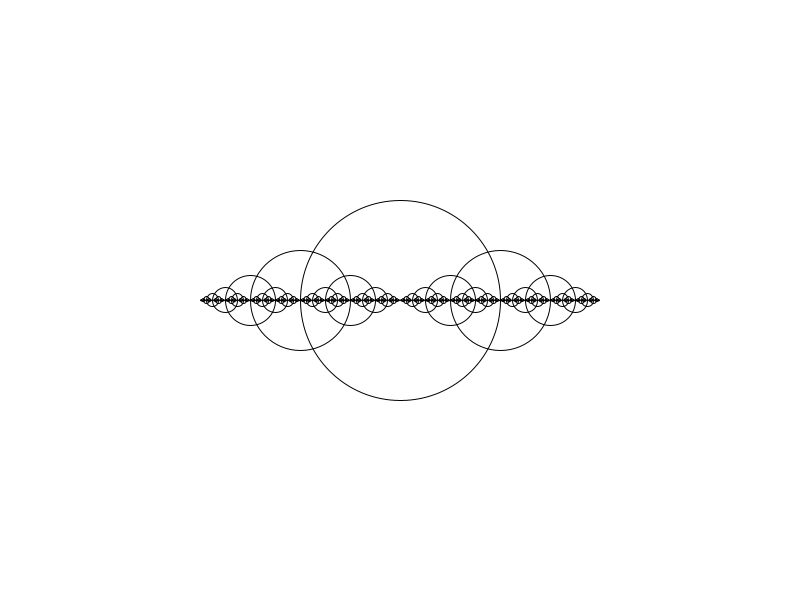
Frame 1 (no input)
Frame 60 (the mouse pressed at the canvas centre just before this capture): identical to frame 1, image omitted
Frame 120 (the mouse held since frame 60 and released just before this capture): identical to frame 1, image omitted

The Processing sketch that drew this single still picture (run headless with seeded random() and noise(); from frame 60 on, the mouse is pressed at the canvas centre):

// Processing sketch: circles
// ── circles.pde
void setup() {
  size(800, 600); 
}


void draw() {
  background(255);
  drawCircle(width/2, height/2, 200);
}


void drawCircle(float x, float y, float radius) {
  stroke(0);
  noFill();
  ellipse(x, y, radius, radius);
  if (radius > 2) {
    drawCircle(x + radius/2, y, radius/2);
    drawCircle(x - radius/2, y, radius/2);
  }
}
